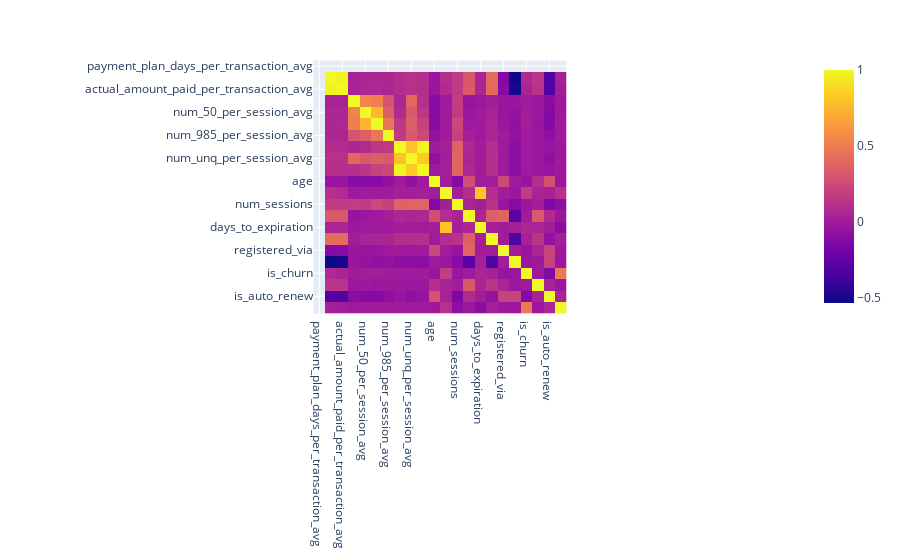

The cell this chart's notebook holds for it:
### Code cell
px.imshow(subset.astype(float).corr(), x=subset.astype(float).corr().columns, y=subset.astype(float).corr().index)

### Figure 1 — Plotly figure (JSON) as saved in the notebook; plotly's stock layout.template omitted (floating-point values rounded to 4 significant figures; data arrays with more than 128 entries replaced by an {"elided": "..."} marker saying what was removed)
{"data": [{"coloraxis": "coloraxis", "hovertemplate": "x: %{x}<br>y: %{y}<br>color: %{z}<extra></extra>", "type": "heatmap", "x": ["payment_plan_days_per_transaction_avg", "plan_list_price_per_transaction_avg", "actual_amount_paid_per_transaction_avg", "num_25_per_session_avg", "num_50_per_session_avg", "num_75_per_session_avg", "num_985_per_session_avg", "num_100_per_session_avg", "num_unq_per_session_avg", "total_secs_per_session", "age", "num_transactions", "num_sessions", "membership_duration", "days_to_expiration", "city", "registered_via", "payment_method_id", "is_churn", "is_female", "is_auto_renew", "is_cancel"], "y": ["payment_plan_days_per_transaction_avg", "plan_list_price_per_transaction_avg", "actual_amount_paid_per_transaction_avg", "num_25_per_session_avg", "num_50_per_session_avg", "num_75_per_session_avg", "num_985_per_session_avg", "num_100_per_session_avg", "num_unq_per_session_avg", "total_secs_per_session", "age", "num_transactions", "num_sessions", "membership_duration", "days_to_expiration", "city", "registered_via", "payment_method_id", "is_churn", "is_female", "is_auto_renew", "is_cancel"], "z": {"elided": "22x22 float values"}}], "layout": {"coloraxis": {"colorscale": [[0, "#0d0887"], [0.1111, "#46039f"], [0.2222, "#7201a8"], [0.3333, "#9c179e"], [0.4444, "#bd3786"], [0.5556, "#d8576b"], [0.6667, "#ed7953"], [0.7778, "#fb9f3a"], [0.8889, "#fdca26"], [1, "#f0f921"]]}, "margin": {"t": 60}, "xaxis": {"constrain": "domain", "scaleanchor": "y"}, "yaxis": {"autorange": "reversed", "constrain": "domain"}}}
